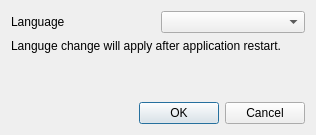
<?xml version="1.0" encoding="UTF-8"?>
<ui version="4.0">
 <class>LanguageDialog</class>
 <widget class="QDialog" name="LanguageDialog">
  <property name="geometry">
   <rect>
    <x>0</x>
    <y>0</y>
    <width>316</width>
    <height>135</height>
   </rect>
  </property>
  <property name="windowTitle">
   <string>Select Language</string>
  </property>
  <layout class="QGridLayout" name="gridLayout">
   <item row="0" column="0">
    <widget class="QLabel" name="label_2">
     <property name="text">
      <string>Language</string>
     </property>
    </widget>
   </item>
   <item row="0" column="1">
    <widget class="QComboBox" name="comboBox"/>
   </item>
   <item row="1" column="0" colspan="2">
    <widget class="QLabel" name="label">
     <property name="text">
      <string>Languge change will apply after application restart.</string>
     </property>
     <property name="wordWrap">
      <bool>true</bool>
     </property>
    </widget>
   </item>
   <item row="3" column="0" colspan="2">
    <widget class="QDialogButtonBox" name="buttonBox">
     <property name="orientation">
      <enum>Qt::Horizontal</enum>
     </property>
     <property name="standardButtons">
      <set>QDialogButtonBox::Cancel|QDialogButtonBox::Ok</set>
     </property>
    </widget>
   </item>
   <item row="2" column="0">
    <spacer name="verticalSpacer">
     <property name="orientation">
      <enum>Qt::Vertical</enum>
     </property>
     <property name="sizeHint" stdset="0">
      <size>
       <width>20</width>
       <height>40</height>
      </size>
     </property>
    </spacer>
   </item>
  </layout>
 </widget>
 <resources/>
 <connections>
  <connection>
   <sender>buttonBox</sender>
   <signal>accepted()</signal>
   <receiver>LanguageDialog</receiver>
   <slot>accept()</slot>
   <hints>
    <hint type="sourcelabel">
     <x>248</x>
     <y>254</y>
    </hint>
    <hint type="destinationlabel">
     <x>157</x>
     <y>274</y>
    </hint>
   </hints>
  </connection>
  <connection>
   <sender>buttonBox</sender>
   <signal>rejected()</signal>
   <receiver>LanguageDialog</receiver>
   <slot>reject()</slot>
   <hints>
    <hint type="sourcelabel">
     <x>316</x>
     <y>260</y>
    </hint>
    <hint type="destinationlabel">
     <x>286</x>
     <y>274</y>
    </hint>
   </hints>
  </connection>
 </connections>
</ui>
